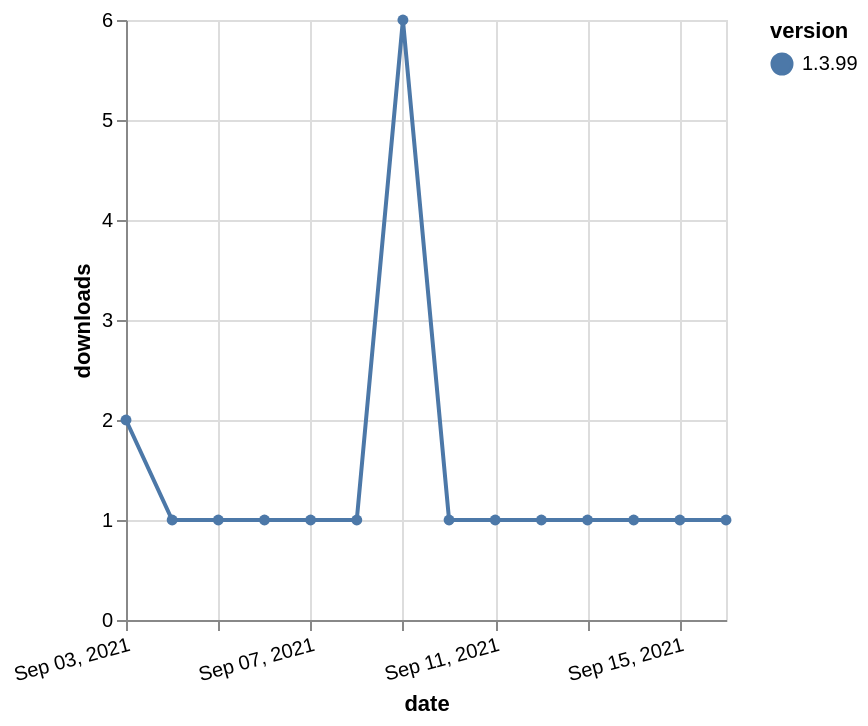

Write the Vega-Lite specification saved for this chart.
### Vega-Lite specification from a JSON file in a GitHub repository (floating-point values rounded to 4 significant figures)
{"$schema": "https://vega.github.io/schema/vega-lite/v5.json", "description": "A simple bar chart with embedded data.", "data": {"values": [{"date": "2021-09-03", "total": 487, "delta": 2, "version": "1.3.99"}, {"date": "2021-09-04", "total": 488, "delta": 1, "version": "1.3.99"}, {"date": "2021-09-05", "total": 489, "delta": 1, "version": "1.3.99"}, {"date": "2021-09-06", "total": 490, "delta": 1, "version": "1.3.99"}, {"date": "2021-09-07", "total": 491, "delta": 1, "version": "1.3.99"}, {"date": "2021-09-08", "total": 492, "delta": 1, "version": "1.3.99"}, {"date": "2021-09-09", "total": 498, "delta": 6, "version": "1.3.99"}, {"date": "2021-09-10", "total": 499, "delta": 1, "version": "1.3.99"}, {"date": "2021-09-11", "total": 500, "delta": 1, "version": "1.3.99"}, {"date": "2021-09-12", "total": 501, "delta": 1, "version": "1.3.99"}, {"date": "2021-09-13", "total": 502, "delta": 1, "version": "1.3.99"}, {"date": "2021-09-14", "total": 503, "delta": 1, "version": "1.3.99"}, {"date": "2021-09-15", "total": 504, "delta": 1, "version": "1.3.99"}, {"date": "2021-09-16", "total": 505, "delta": 1, "version": "1.3.99"}]}, "width": "container", "mark": {"type": "line", "point": {"filled": true}}, "encoding": {"x": {"field": "date", "type": "temporal", "timeUnit": "yearmonthdate", "title": "date", "axis": {"labelAngle": -15}}, "y": {"field": "delta", "type": "quantitative", "title": "downloads"}, "color": {"field": "version", "type": "nominal"}, "tooltip": {"field": "delta"}}}
